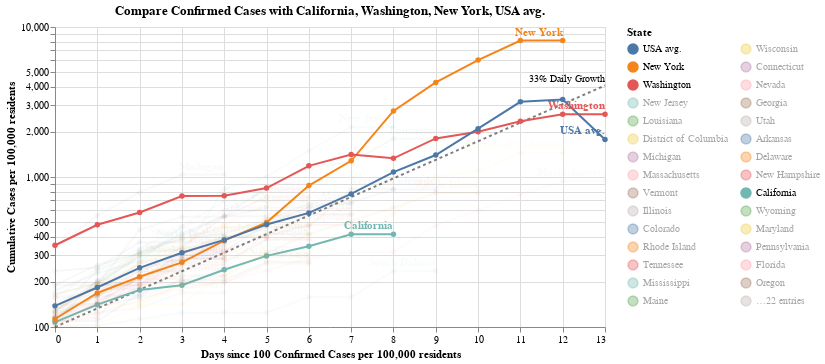

The cell this chart's notebook holds for it:
### Code cell
make_since_chart()

### Figure 1 — Vega-Lite specification as saved in the notebook (floating-point values rounded to 4 significant figures; data arrays with more than 128 entries replaced by an {"elided": "..."} marker saying what was removed)
{"config": {"view": {"continuousWidth": 400, "continuousHeight": 300}}, "layer": [{"mark": {"type": "line", "color": "black", "opacity": 0.5, "strokeDash": [3, 3]}, "encoding": {"x": {"type": "quantitative", "field": "Days since 100 Confirmed Cases per 100,000 residents"}, "y": {"type": "quantitative", "field": "Confirmed Cases"}}}, {"mark": {"type": "text", "align": "right", "dy": -6, "fontSize": 10, "text": "33% Daily Growth"}, "encoding": {"x": {"type": "quantitative", "field": "Days since 100 Confirmed Cases per 100,000 residents"}, "y": {"type": "quantitative", "field": "Confirmed Cases"}}, "transform": [{"filter": "(datum['Days since 100 Confirmed Cases per 100,000 residents'] >= 13)"}]}, {"data": {"name": "data-0fa027365f07e7f2a8069ec63ca54332"}, "mark": {"type": "line", "point": true}, "encoding": {"color": {"type": "nominal", "field": "State", "legend": {"columns": 2}, "sort": ["USA avg.", "New York", "Washington", "New Jersey", "Louisiana", "USA avg.", "District of Columbia", "Michigan", "Massachusetts", "Vermont", "Illinois", "Colorado", "Rhode Island", "Tennessee", "Mississippi", "Maine", "Wisconsin", "Connecticut", "Nevada", "Georgia", "Utah", "Arkansas", "Delaware", "New Hampshire", "California", "Wyoming", "Maryland", "Pennsylvania", "Florida", "Oregon", "South Carolina", "North Dakota", "Hawaii", "Ohio", "Minnesota", "Indiana", "Montana", "North Carolina", "Alaska", "Iowa", "Alabama", "New Mexico", "Nebraska", "Virginia", "South Dakota", "Idaho", "Kentucky", "Kansas", "Texas", "Arizona", "Oklahoma", "Missouri"]}, "opacity": {"condition": {"value": 1, "selection": "selector001"}, "value": 0.05}, "tooltip": [{"type": "nominal", "field": "State"}, {"type": "temporal", "field": "Date"}, {"type": "quantitative", "field": "Confirmed Cases per 100,000"}, {"type": "quantitative", "field": "Days since 100 Confirmed Cases per 100,000 residents"}], "x": {"type": "quantitative", "field": "Days since 100 Confirmed Cases per 100,000 residents"}, "y": {"type": "quantitative", "axis": {"title": "Cumulative Cases per 100,000 residents"}, "field": "Confirmed Cases per 100,000", "scale": {"type": "log"}}}, "selection": {"selector001": {"type": "multi", "fields": ["State"], "bind": "legend", "init": [{"State": "California"}, {"State": "Washington"}, {"State": "New York"}, {"State": "USA avg."}]}}, "width": 550}, {"data": {"name": "data-0fa027365f07e7f2a8069ec63ca54332"}, "mark": {"type": "text", "align": "right", "dy": -8, "fontWeight": "bold"}, "encoding": {"color": {"type": "nominal", "field": "State", "legend": {"columns": 2}, "sort": ["USA avg.", "New York", "Washington", "New Jersey", "Louisiana", "USA avg.", "District of Columbia", "Michigan", "Massachusetts", "Vermont", "Illinois", "Colorado", "Rhode Island", "Tennessee", "Mississippi", "Maine", "Wisconsin", "Connecticut", "Nevada", "Georgia", "Utah", "Arkansas", "Delaware", "New Hampshire", "California", "Wyoming", "Maryland", "Pennsylvania", "Florida", "Oregon", "South Carolina", "North Dakota", "Hawaii", "Ohio", "Minnesota", "Indiana", "Montana", "North Carolina", "Alaska", "Iowa", "Alabama", "New Mexico", "Nebraska", "Virginia", "South Dakota", "Idaho", "Kentucky", "Kansas", "Texas", "Arizona", "Oklahoma", "Missouri"]}, "opacity": {"condition": {"value": 1, "selection": "selector001"}, "value": 0.05}, "text": {"type": "nominal", "field": "State"}, "tooltip": [{"type": "nominal", "field": "State"}, {"type": "temporal", "field": "Date"}, {"type": "quantitative", "field": "Confirmed Cases per 100,000"}, {"type": "quantitative", "field": "Days since 100 Confirmed Cases per 100,000 residents"}], "x": {"type": "quantitative", "field": "Days since 100 Confirmed Cases per 100,000 residents"}, "y": {"type": "quantitative", "axis": {"title": "Cumulative Cases per 100,000 residents"}, "field": "Confirmed Cases per 100,000", "scale": {"type": "log"}}}, "transform": [{"filter": "(datum['Date'] >= 1584921600000)"}], "width": 550}], "data": {"name": "data-b85c2a2e82dd80e6bf619f01ce32f12a"}, "title": "Compare Confirmed Cases with California, Washington, New York, USA avg.", "$schema": "https://vega.github.io/schema/vega-lite/v4.0.2.json", "datasets": {"data-b85c2a2e82dd80e6bf619f01ce32f12a": [{"Days since 100 Confirmed Cases per 100,000 residents": 0, "Confirmed Cases": 100.0}, {"Days since 100 Confirmed Cases per 100,000 residents": 1, "Confirmed Cases": 133.0}, {"Days since 100 Confirmed Cases per 100,000 residents": 2, "Confirmed Cases": 176.9}, {"Days since 100 Confirmed Cases per 100,000 residents": 3, "Confirmed Cases": 235.3}, {"Days since 100 Confirmed Cases per 100,000 residents": 4, "Confirmed Cases": 312.9}, {"Days since 100 Confirmed Cases per 100,000 residents": 5, "Confirmed Cases": 416.2}, {"Days since 100 Confirmed Cases per 100,000 residents": 6, "Confirmed Cases": 553.5}, {"Days since 100 Confirmed Cases per 100,000 residents": 7, "Confirmed Cases": 736.1}, {"Days since 100 Confirmed Cases per 100,000 residents": 8, "Confirmed Cases": 979.1}, {"Days since 100 Confirmed Cases per 100,000 residents": 9, "Confirmed Cases": 1302.0}, {"Days since 100 Confirmed Cases per 100,000 residents": 10, "Confirmed Cases": 1732.0}, {"Days since 100 Confirmed Cases per 100,000 residents": 11, "Confirmed Cases": 2303.0}, {"Days since 100 Confirmed Cases per 100,000 residents": 12, "Confirmed Cases": 3064.0}, {"Days since 100 Confirmed Cases per 100,000 residents": 13, "Confirmed Cases": 4074.0}], "data-0fa027365f07e7f2a8069ec63ca54332": {"elided": "366 records"}}}
